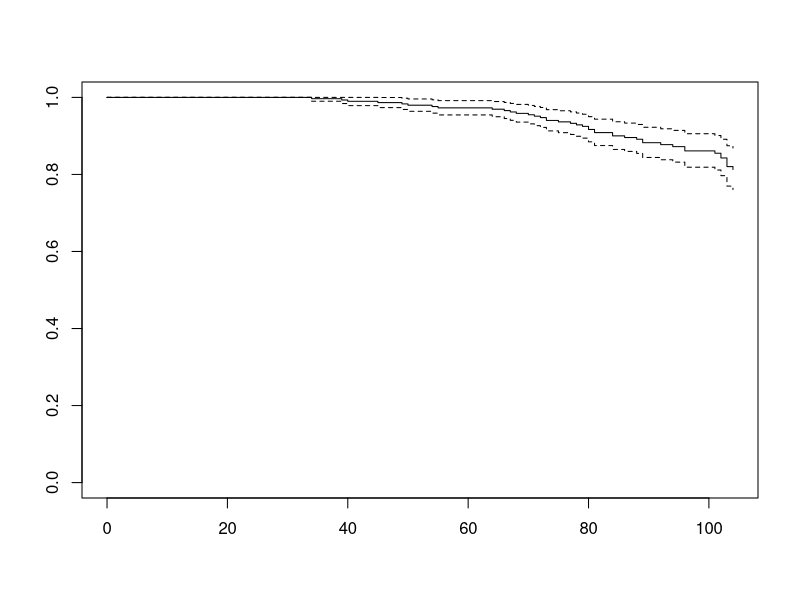
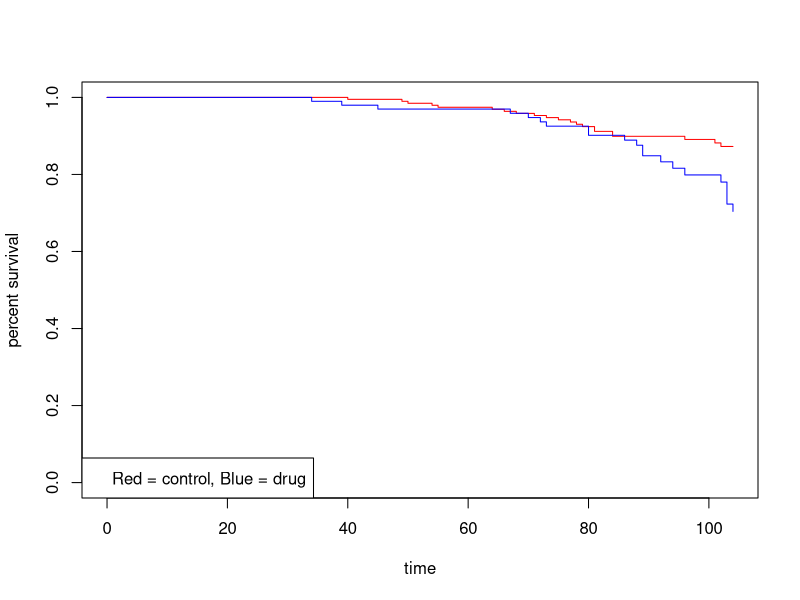

Here is the R script that generated these plots, in order:
## ---- chunk 1
library(survival)
## ---- chunk 2
data(rats)
## ---- chunk 3
surv.object <- Surv(time = rats$time, event = rats$status)
## ---- chunk 4
surv.object
## ---- chunk 5
survfit(surv.object ~ 1)
plot(survfit(surv.object ~ 1))
## ---- chunk 6
surv.all <- survfit(surv.object ~ rats$rx)
plot(surv.all, col = c("red","blue"), xlab = "time", ylab = "percent survival")
legend(x = "bottomleft", legend = "Red = control, Blue = drug")
## ---- chunk 7
survdiff(surv.object ~ rats$rx)
